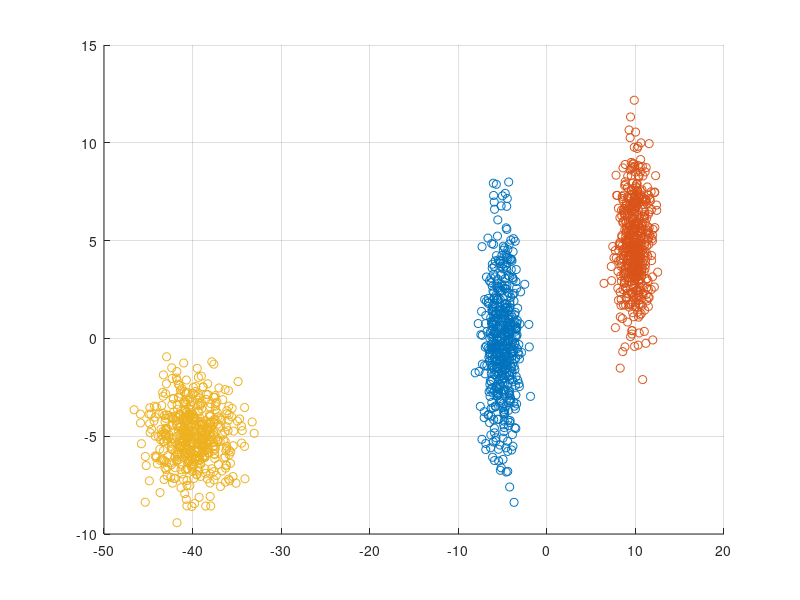

MATLAB code for this plot:
clear
clc

rng(123);
n = 500;
mean1 =  [-5, 0];
mean2 = [10, 5];
mean3 = [-40, -5];

R1 = [8, 0; 0, 1];
R2 = [5, 0; 0, 1];
R3 = [2, 0; 0, 6];

theta1 = 90;
Q1 = [cosd(theta1), -sind(theta1); sind(theta1), cosd(theta1)];

theta2 = 90;
Q2 = [cosd(theta2), -sind(theta2); sind(theta2), cosd(theta2)];

theta3 = 90;
Q3 = [cosd(theta3), -sind(theta3); sind(theta3), cosd(theta3)];

C1 = Q1 * R1 * inv(Q1);
C2 = Q2 * R2 * inv(Q2);
C3 = Q3 * R3 * inv(Q3);

data_set1 = mvnrnd(mean1, C1, n);
data_set2 = mvnrnd(mean2, C2, n);
data_set3 = mvnrnd(mean3, C3, n);

oneCol = ones(n, 1);
twoCol = oneCol + 1;
threeCol = twoCol + 1;

fh(1) = figure(1);
clf(fh(1));
scatter(data_set1(:,1), data_set1(:,2));

grid
hold on
scatter(data_set2(:,1), data_set2(:,2));
scatter(data_set3(:,1), data_set3(:,2));

data_set1 = [data_set1, oneCol];
data_set2 = [data_set2, twoCol];
data_set3 = [data_set3, threeCol];

data_set = [data_set1; data_set2; data_set3];
% CC = cov(data_set)
% [V,D] = eig(CC)

DS = data_set(randperm(size(data_set, 1)), :);
save("DS.mat", "DS");
